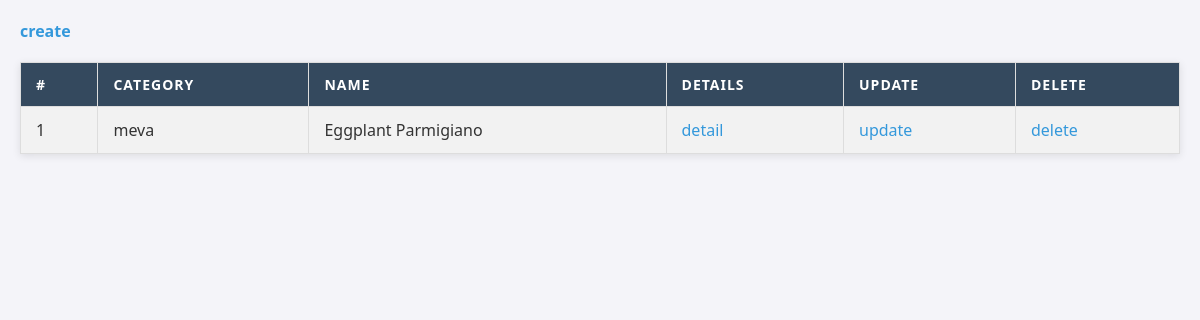
Before: /main/back-office/product/list with the older database file.
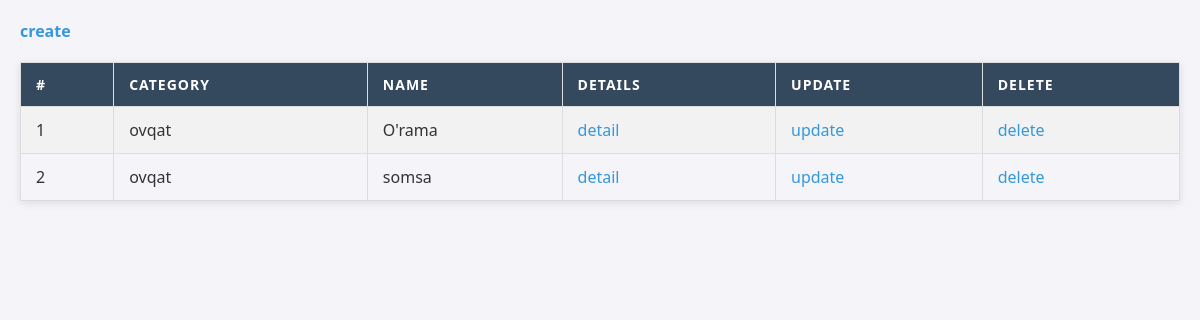
After: the same page with the newer database file.
### Goods/models.py (models this page shows, shortened)
class Product(models.Model):
    name:str = models.CharField(max_length=255)
    quantity:int = models.PositiveIntegerField(default=1)
    price:float = models.DecimalField(max_digits=8, decimal_places=2)
    category:Category = models.ForeignKey(Category, on_delete=models.CASCADE)
    description:str = models.TextField()

class Category(models.Model):
    name = models.CharField(max_length=255)
    title = models.TextField()
    img = models.ImageField(upload_to='category_img')

### Goods/back-office/product/views.py (the view)
# urls.py: path('list', views.listProduct, name='listProduct'),
def listProduct(request):
    queryset = models.Product.objects.all()
    context = {}
    context['queryset'] = queryset
    return render(request, 'back-office/product/list.html',context)

### templates/back-office/product/list.html (shortened to what this page needs)
<!DOCTYPE html>
{% load static %}
<html lang="en">
<head>
    <link rel="stylesheet" href="{% static 'assets/css/productList.css' %}">
</head>
<body>
    <a href="{% url 'createProduct' %}">create</a>
    <table>
        <tr>
            <th>#</th>
            <th>category</th>
            <th>name</th>
            <th>Details</th>
            <th>Update</th>
            <th>Delete</th>
        </tr>
        {% for product in queryset %}
        <tr>
            <td>{{forloop.counter}}</td>
            <td>{{product.category.name}}</td>
            <td>{{product.name}}</td>
            <td><a href="{% url 'detailProduct' product.id %}">detail</a></td>
            <td><a href="{% url 'updateProduct' product.id %}">update</a></td>
            <td><a href="{% url 'deleteProduct' product.id %}">delete</a></td>
        </tr>
        {% endfor %}
    </table>
</body>
</html>

### static/assets/css/productList.css (style rules this page uses)
body { font-family: 'Segoe UI', Tahoma, Geneva, Verdana, sans-serif; margin: 20px; background-color: #f4f4f9; color: #333; }
a { color: #3498db; text-decoration: none; font-weight: bold; transition: color 0.3s ease; }
table { width: 100%; border-collapse: collapse; margin-top: 20px; box-shadow: 0 2px 8px rgba(0, 0, 0, 0.1); }
th, td { border: 1px solid #ddd; padding: 12px 15px; text-align: left; transition: background-color 0.3s ease; }
th { background-color: #34495e; color: #fff; text-transform: uppercase; font-size: 14px; letter-spacing: 1px; }
tr:nth-child(even) { background-color: #f2f2f2; }
td a { color: #3498db; text-decoration: none; font-weight: normal; }

Changed rows visible on the page:
removed Product: category.name "meva", name "Eggplant Parmigiano"
added Product: category.name "ovqat", name "O'rama"
added Product: category.name "ovqat", name "somsa"
